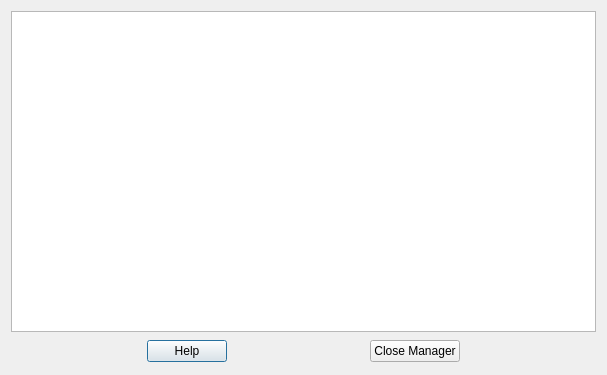
<ui version="4.0" >
 <class>QRL_SignalsManager</class>
 <widget class="QDialog" name="QRL_SignalsManager" >
  <property name="geometry" >
   <rect>
    <x>0</x>
    <y>0</y>
    <width>607</width>
    <height>375</height>
   </rect>
  </property>
  <property name="windowTitle" >
   <string>Signals Manager</string>
  </property>
  <property name="windowIcon" >
   <iconset resource="qrtailab.qrc" >
    <normaloff>:/icons/scope_icon.xpm</normaloff>:/icons/scope_icon.xpm</iconset>
  </property>
  <layout class="QGridLayout" name="gridLayout" >
   <item row="1" column="0" >
    <spacer>
     <property name="orientation" >
      <enum>Qt::Horizontal</enum>
     </property>
     <property name="sizeHint" stdset="0" >
      <size>
       <width>123</width>
       <height>26</height>
      </size>
     </property>
    </spacer>
   </item>
   <item row="1" column="1" >
    <widget class="QPushButton" name="helpButton" >
     <property name="text" >
      <string>Help</string>
     </property>
    </widget>
   </item>
   <item row="1" column="2" >
    <spacer>
     <property name="orientation" >
      <enum>Qt::Horizontal</enum>
     </property>
     <property name="sizeHint" stdset="0" >
      <size>
       <width>124</width>
       <height>26</height>
      </size>
     </property>
    </spacer>
   </item>
   <item row="1" column="3" >
    <widget class="QPushButton" name="closeButton" >
     <property name="text" >
      <string>Close Manager</string>
     </property>
    </widget>
   </item>
   <item row="1" column="4" >
    <spacer>
     <property name="orientation" >
      <enum>Qt::Horizontal</enum>
     </property>
     <property name="sizeHint" stdset="0" >
      <size>
       <width>123</width>
       <height>26</height>
      </size>
     </property>
    </spacer>
   </item>
   <item row="0" column="0" colspan="5" >
    <widget class="QTableWidget" name="tableWidget" />
   </item>
  </layout>
  <zorder>blockListWidget</zorder>
  <zorder>downloadPushButton</zorder>
  <zorder>uploadPushButton</zorder>
  <zorder>tabWidget</zorder>
  <zorder>batchCheckBox</zorder>
  <zorder>tableWidget</zorder>
 </widget>
 <resources>
  <include location="qrtailab.qrc" />
 </resources>
 <connections>
  <connection>
   <sender>closeButton</sender>
   <signal>clicked()</signal>
   <receiver>QRL_SignalsManager</receiver>
   <slot>hide()</slot>
   <hints>
    <hint type="sourcelabel" >
     <x>401</x>
     <y>341</y>
    </hint>
    <hint type="destinationlabel" >
     <x>464</x>
     <y>326</y>
    </hint>
   </hints>
  </connection>
 </connections>
</ui>
